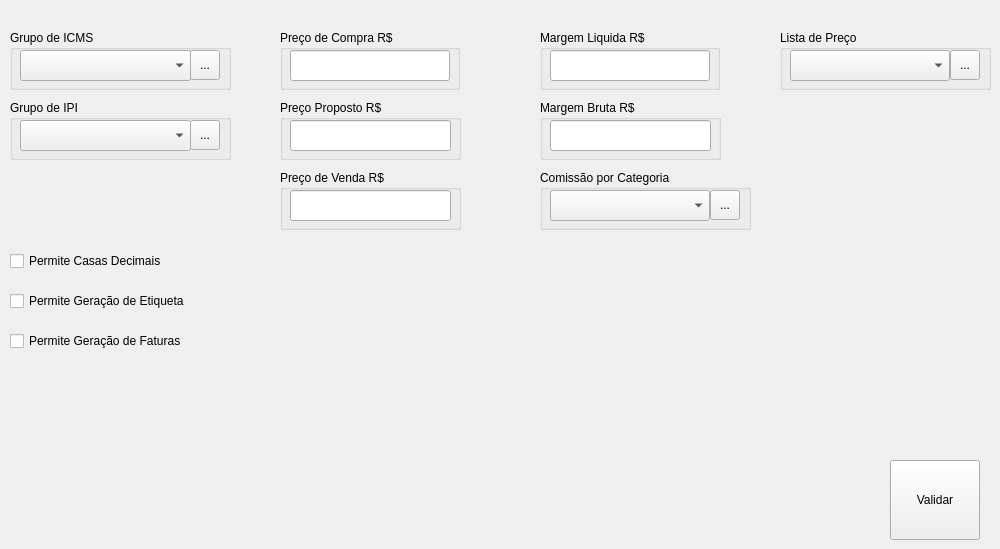
   <widget class="QWidget" name="TabSetup">
    <attribute name="title">
     <string>Configuração</string>
    </attribute>
    <widget class="QToolButton" name="TButtonValidateSetup">
     <property name="geometry">
      <rect>
       <x>890</x>
       <y>460</y>
       <width>90</width>
       <height>80</height>
      </rect>
     </property>
     <property name="toolTip">
      <string>Valida os Campos Obrigatórios...</string>
     </property>
     <property name="text">
      <string>Validar</string>
     </property>
     <property name="icon">
      <iconset resource="../images.qrc">
       <normaloff>:/images/PNG/120x120/120px-Gtk-refresh.png</normaloff>:/images/PNG/120x120/120px-Gtk-refresh.png</iconset>
     </property>
     <property name="iconSize">
      <size>
       <width>48</width>
       <height>48</height>
      </size>
     </property>
     <property name="toolButtonStyle">
      <enum>Qt::ToolButtonTextUnderIcon</enum>
     </property>
    </widget>
    <widget class="QGroupBox" name="GBoxProductICMSGroup">
     <property name="geometry">
      <rect>
       <x>10</x>
       <y>30</y>
       <width>221</width>
       <height>60</height>
      </rect>
     </property>
     <property name="title">
      <string>Grupo de ICMS</string>
     </property>
     <widget class="QComboBox" name="CBoxProductICMSGroup">
      <property name="geometry">
       <rect>
        <x>10</x>
        <y>20</y>
        <width>171</width>
        <height>31</height>
       </rect>
      </property>
      <property name="toolTip">
       <string>Selecionar o Tipo de ICMS para o Produto...</string>
      </property>
     </widget>
     <widget class="QToolButton" name="TButtonToolProductICMSGroup">
      <property name="geometry">
       <rect>
        <x>180</x>
        <y>20</y>
        <width>30</width>
        <height>30</height>
       </rect>
      </property>
      <property name="toolTip">
       <string>Permite fazer alteração nos itens dos Grupos de ICMS...</string>
      </property>
      <property name="text">
       <string>...</string>
      </property>
      <property name="icon">
       <iconset resource="../images.qrc">
        <normaloff>:/images/PNG/128x128/advancedsettings.png</normaloff>:/images/PNG/128x128/advancedsettings.png</iconset>
      </property>
     </widget>
    </widget>
    <widget class="QGroupBox" name="GBoxProductIPIGroup">
     <property name="geometry">
      <rect>
       <x>10</x>
       <y>100</y>
       <width>221</width>
       <height>60</height>
      </rect>
     </property>
     <property name="title">
      <string>Grupo de IPI</string>
     </property>
     <widget class="QComboBox" name="CBoxProductIPIGroup">
      <property name="geometry">
       <rect>
        <x>10</x>
        <y>20</y>
        <width>171</width>
        <height>31</height>
       </rect>
      </property>
      <property name="toolTip">
       <string>Selecionar o Tipo de IPI para o Produto...</string>
      </property>
     </widget>
     <widget class="QToolButton" name="TButtonToolProductIPIGroup">
      <property name="geometry">
       <rect>
        <x>180</x>
        <y>20</y>
        <width>30</width>
        <height>30</height>
       </rect>
      </property>
      <property name="toolTip">
       <string>Permite fazer alteração nos itens dos Grupos de IPI...</string>
      </property>
      <property name="text">
       <string>...</string>
      </property>
      <property name="icon">
       <iconset resource="../images.qrc">
        <normaloff>:/images/PNG/128x128/advancedsettings.png</normaloff>:/images/PNG/128x128/advancedsettings.png</iconset>
      </property>
     </widget>
    </widget>
    <widget class="QGroupBox" name="GBoxProductPurchaserPrice">
     <property name="geometry">
      <rect>
       <x>280</x>
       <y>30</y>
       <width>180</width>
       <height>60</height>
      </rect>
     </property>
     <property name="title">
      <string>Preço de Compra R$</string>
     </property>
     <widget class="QLineEdit" name="LEditProductPurchaserPrice">
      <property name="geometry">
       <rect>
        <x>10</x>
        <y>20</y>
        <width>160</width>
        <height>31</height>
       </rect>
      </property>
      <property name="toolTip">
       <string>Exibe o Preço de Compra do Produto...</string>
      </property>
      <property name="inputMethodHints">
       <set>Qt::ImhFormattedNumbersOnly</set>
      </property>
      <property name="alignment">
       <set>Qt::AlignCenter</set>
      </property>
     </widget>
    </widget>
    <widget class="QGroupBox" name="GBoxProductPriceFloor">
     <property name="geometry">
      <rect>
       <x>280</x>
       <y>100</y>
       <width>181</width>
       <height>60</height>
      </rect>
     </property>
     <property name="title">
      <string>Preço Proposto R$</string>
     </property>
     <widget class="QLineEdit" name="LEditProductPriceFloor">
      <property name="geometry">
       <rect>
        <x>10</x>
        <y>20</y>
        <width>161</width>
        <height>31</height>
       </rect>
      </property>
      <property name="toolTip">
       <string>Exibe o Preço Proposto do Produto...</string>
      </property>
      <property name="inputMethodHints">
       <set>Qt::ImhFormattedNumbersOnly</set>
      </property>
      <property name="alignment">
       <set>Qt::AlignCenter</set>
      </property>
     </widget>
    </widget>
    <widget class="QGroupBox" name="GBoxProductPriceSale">
     <property name="geometry">
      <rect>
       <x>280</x>
       <y>170</y>
       <width>181</width>
       <height>60</height>
      </rect>
     </property>
     <property name="title">
      <string>Preço de Venda R$</string>
     </property>
     <widget class="QLineEdit" name="LEditProductPriceSale">
      <property name="geometry">
       <rect>
        <x>10</x>
        <y>20</y>
        <width>161</width>
        <height>31</height>
       </rect>
      </property>
      <property name="toolTip">
       <string>Exibe o Preço de Vendas do Produto...</string>
      </property>
      <property name="inputMethodHints">
       <set>Qt::ImhFormattedNumbersOnly</set>
      </property>
      <property name="alignment">
       <set>Qt::AlignCenter</set>
      </property>
     </widget>
    </widget>
    <widget class="QGroupBox" name="GBoxProductMarkupSingle">
     <property name="geometry">
      <rect>
       <x>540</x>
       <y>30</y>
       <width>180</width>
       <height>60</height>
      </rect>
     </property>
     <property name="title">
      <string>Margem Liquida R$</string>
     </property>
     <widget class="QLineEdit" name="LEditProductMarkupSingle">
      <property name="geometry">
       <rect>
        <x>10</x>
        <y>20</y>
        <width>160</width>
        <height>31</height>
       </rect>
      </property>
      <property name="toolTip">
       <string>Exibe a Margem Líquida do Produto...</string>
      </property>
      <property name="inputMethodHints">
       <set>Qt::ImhFormattedNumbersOnly</set>
      </property>
      <property name="alignment">
       <set>Qt::AlignCenter</set>
      </property>
     </widget>
    </widget>
    <widget class="QGroupBox" name="GBoxProductMarkupRough">
     <property name="geometry">
      <rect>
       <x>540</x>
       <y>100</y>
       <width>181</width>
       <height>60</height>
      </rect>
     </property>
     <property name="title">
      <string>Margem Bruta R$</string>
     </property>
     <widget class="QLineEdit" name="LEditProductMarkupRough">
      <property name="geometry">
       <rect>
        <x>10</x>
        <y>20</y>
        <width>161</width>
        <height>31</height>
       </rect>
      </property>
      <property name="toolTip">
       <string>Exibe a Magem Bruta do Produto...</string>
      </property>
      <property name="inputMethodHints">
       <set>Qt::ImhFormattedNumbersOnly</set>
      </property>
      <property name="alignment">
       <set>Qt::AlignCenter</set>
      </property>
     </widget>
    </widget>
    <widget class="QGroupBox" name="GBoxProductPremiumCat">
     <property name="geometry">
      <rect>
       <x>540</x>
       <y>170</y>
       <width>211</width>
       <height>60</height>
      </rect>
     </property>
     <property name="title">
      <string>Comissão por Categoria</string>
     </property>
     <widget class="QComboBox" name="CBoxProductIPremiumCat">
      <property name="geometry">
       <rect>
        <x>10</x>
        <y>20</y>
        <width>160</width>
        <height>31</height>
       </rect>
      </property>
      <property name="toolTip">
       <string>Selecionar Comissão por Categoria do Produto...</string>
      </property>
     </widget>
     <widget class="QToolButton" name="TButtonToolProductPremiumCat">
      <property name="geometry">
       <rect>
        <x>170</x>
        <y>20</y>
        <width>30</width>
        <height>30</height>
       </rect>
      </property>
      <property name="toolTip">
       <string>Permite fazer alteração nos itens das Comissões...</string>
      </property>
      <property name="text">
       <string>...</string>
      </property>
      <property name="icon">
       <iconset resource="../images.qrc">
        <normaloff>:/images/PNG/128x128/advancedsettings.png</normaloff>:/images/PNG/128x128/advancedsettings.png</iconset>
      </property>
     </widget>
    </widget>
    <widget class="QGroupBox" name="GBoxProductPriceList">
     <property name="geometry">
      <rect>
       <x>780</x>
       <y>30</y>
       <width>211</width>
       <height>60</height>
      </rect>
     </property>
     <property name="title">
      <string>Lista de Preço</string>
     </property>
     <widget class="QComboBox" name="CBoxProductPriceList">
      <property name="geometry">
       <rect>
        <x>10</x>
        <y>20</y>
        <width>160</width>
        <height>31</height>
       </rect>
      </property>
      <property name="toolTip">
       <string>Exibe Lista de Preços, Atual em uso...</string>
      </property>
     </widget>
     <widget class="QToolButton" name="TButtonToolProductPriceList">
      <property name="geometry">
       <rect>
        <x>170</x>
        <y>20</y>
        <width>30</width>
        <height>30</height>
       </rect>
      </property>
      <property name="toolTip">
       <string>Permite fazer alteração nos itens das Listas de Preços...</string>
      </property>
      <property name="text">
       <string>...</string>
      </property>
      <property name="icon">
       <iconset resource="../images.qrc">
        <normaloff>:/images/PNG/128x128/advancedsettings.png</normaloff>:/images/PNG/128x128/advancedsettings.png</iconset>
      </property>
     </widget>
    </widget>
    <widget class="QCheckBox" name="CKBoxProductEnableDecimal">
     <property name="geometry">
      <rect>
       <x>10</x>
       <y>250</y>
       <width>211</width>
       <height>22</height>
      </rect>
     </property>
     <property name="toolTip">
      <string>Marcar para habilitar casas decimais para operações com o Produto...</string>
     </property>
     <property name="text">
      <string>Permite Casas Decimais</string>
     </property>
    </widget>
    <widget class="QCheckBox" name="CKBoxProductEnableLabel">
     <property name="geometry">
      <rect>
       <x>10</x>
       <y>290</y>
       <width>231</width>
       <height>22</height>
      </rect>
     </property>
     <property name="toolTip">
      <string>Marcar para permitir que seja gerada etiquetas para o  Produto...</string>
     </property>
     <property name="text">
      <string>Permite Geração de Etiqueta</string>
     </property>
    </widget>
    <widget class="QCheckBox" name="CKBoxProductGenerateInvoice">
     <property name="geometry">
      <rect>
       <x>10</x>
       <y>330</y>
       <width>221</width>
       <height>22</height>
      </rect>
     </property>
     <property name="toolTip">
      <string>Marcar para permitir que seja gerado notas fiscais para o Produto...</string>
     </property>
     <property name="text">
      <string>Permite Geração de Faturas</string>
     </property>
    </widget>
   </widget>
